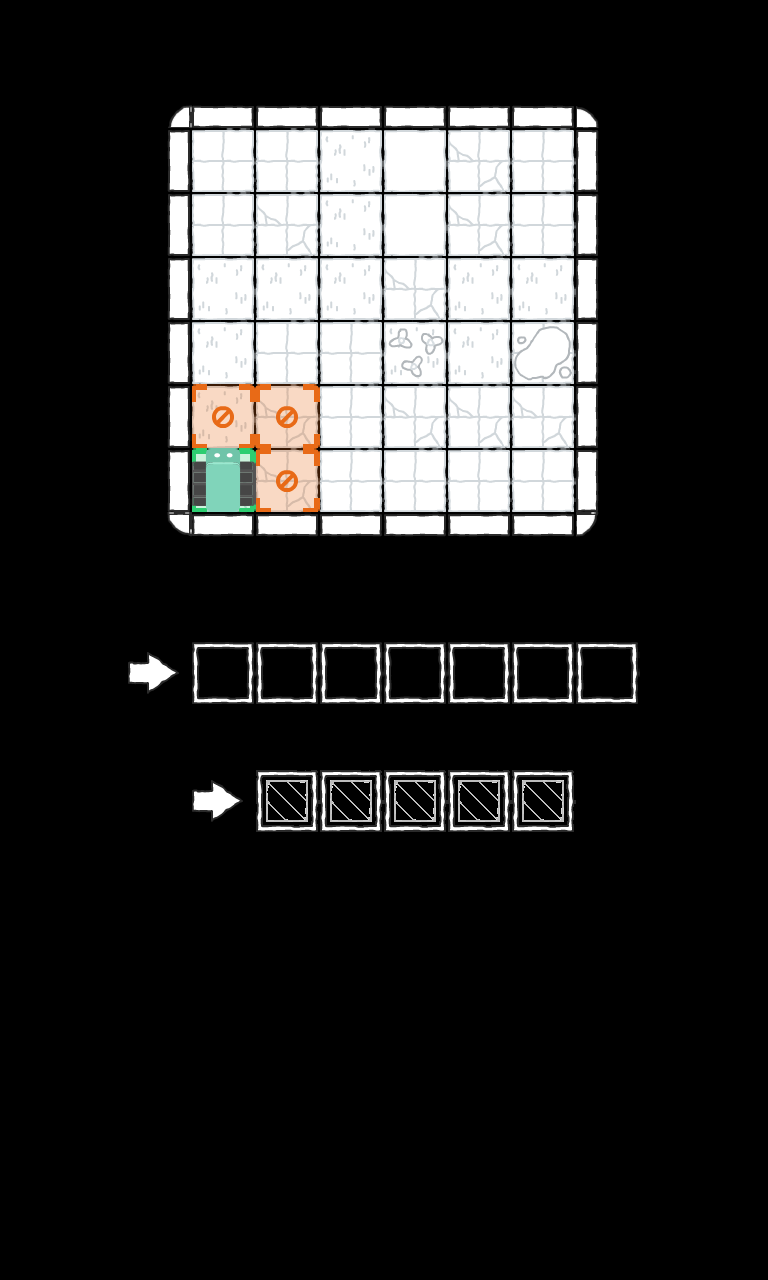

The image is a tile-based game level rendered from a .tmx file. Its description and source (layers, tilesets, objects; grid data summarised) follow:
An orthogonal 12x20 tile map with 64x64 px tiles, 5 tile layers (walls, floor, controls, objects, ...).

<map version="1.9" tiledversion="1.9.2" orientation="orthogonal" renderorder="right-down" width="12" height="20" tilewidth="64" tileheight="64" infinite="0" nextlayerid="5" nextobjectid="1">
 <tileset firstgid="1" source="../tileset/tileset.tsx" />
 <layer id="3" name="walls" width="12" height="20">
  <data>[240 cells, 28 non-empty, 8 distinct tile ids]</data>
 </layer>
 <layer id="4" name="floor" width="12" height="20">
  <data>[240 cells, 36 non-empty, 6 distinct tile ids]</data>
 </layer>
 <layer id="2" name="controls" width="12" height="20">
  <data>[240 cells, 14 non-empty, 4 distinct tile ids]</data>
 </layer>
 <layer id="3" name="objects" width="12" height="20">
  <data>[240 cells, 4 non-empty, 2 distinct tile ids]</data>
 </layer>
 <layer id="2" name="player" width="12" height="20">
  <data>[240 cells, 1 non-empty, 1 distinct tile ids]</data>
 </layer>
</map>
